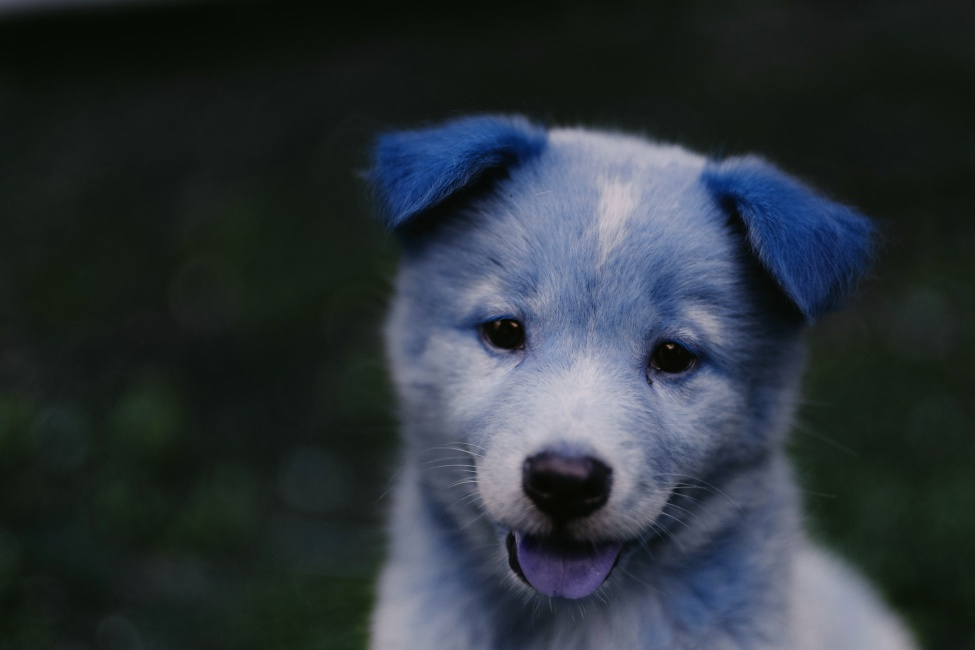
#> input picture 01-Image-Basics-with-OpenCV/my_new_picture.jpg, 975 x 650 px, given in place of image_2.png, which was not available
$ jupyter execute --allow-errors Segmentation_Shape_Recognition.ipynb   (text cells are left out)
#> lines starting #> are read from the running program, lines starting #| are printed output that depends on the picture; after the words box and inside, x2 and y2 are one past the last pixel; in counts of white or black regions, pixels touching at a corner belong together; pictures that were not available may be replaced by others from this repository, and a replacement may not be noted
[cell 1]
from pyimagesearch.shapedetector import ShapeDetector
import argparse
import imutils
import cv2
import os

[cell 2]
## construct the argument parse and parse the arguments
#ap = argparse.ArgumentParser()
#ap.add_argument("-i", "--image", required=True,
#	help="path to the input image")
#args = vars(ap.parse_args())

[cell 3]
main = os.getcwd()

[cell 4]
path1 = main+'/test_images/image_2.png'

[cell 5]
image = cv2.imread(path1)
#> image is the input picture: shape (650, 975, 3); mean B, G, R 57.5, 51.8, 43.8
resized = imutils.resize(image, width=300)
ratio = image.shape[0] / float(resized.shape[0])
#> ratio = 3.25
# convert the resized image to grayscale, blur it slightly,
# and threshold it
gray = cv2.cvtColor(resized, cv2.COLOR_BGR2GRAY)
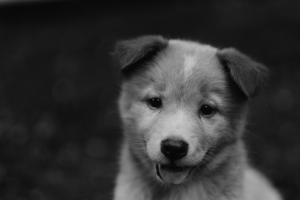
#> gray: shape (200, 300); min 6, max 202, mean 50.1
blurred = cv2.GaussianBlur(gray, (5, 5), 0)
thresh = cv2.threshold(blurred, 60, 255, cv2.THRESH_BINARY)[1]
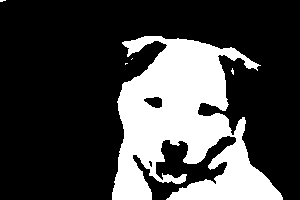
#> thresh: shape (200, 300); 26.2% white; 5 white regions (4 under 20 px)
# find contours in the thresholded image and initialize the
# shape detector
cnts = cv2.findContours(thresh.copy(), cv2.RETR_EXTERNAL,
	cv2.CHAIN_APPROX_SIMPLE)
#> cnts = 5 contours, 4 with area under 20; largest, box (x1, y1, x2, y2) and area: (112, 36, 283, 200) 15206
cnts = imutils.grab_contours(cnts)
#> (the rest of this cell did not finish here and is left out)

#> (a cell that did not finish here is left out)

[cell 7]
#cv2.imshow("Image", image)

[cell 8]
import matplotlib.pyplot as plt

[cell 9]
plt.imshow(image)

[cell 10]
image = cv2.imread(path1)

[cell 11]
plt.figure(figsize=(12,10))
plt.imshow(image)

[cell 12]
import numpy as np
import cv2
import matplotlib.pyplot as plt
from sklearn.cluster import KMeans

[cell 13]
image.shape
#> Out = (650, 975, 3)

[cell 14]
all_pixels = image.reshape((-1,3))

[cell 15]
print(all_pixels.shape)
#| (633750, 3)

[cell 16]
dominant_colors = 5

[cell 17]
km = KMeans(n_clusters = dominant_colors)
km.fit(all_pixels)

[cell 18]
centers = km.cluster_centers_

[cell 19]
centers = np.array(centers,dtype='uint8')

[cell 20]
i = 1
plt.figure(0,figsize = (8,2))
colors = []
for each_col in centers:
    plt.subplot(1,5,i)
    plt.axis(False)
    i += 1
    colors.append(each_col)
    print(each_col)
    a = np.zeros((100,100,3),dtype='uint8')
    a[:,:,:] = each_col
    plt.imshow(a)

plt.show
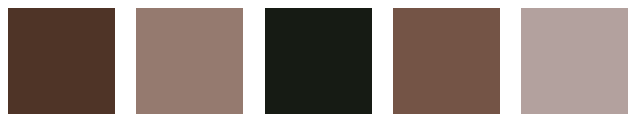
#> figure drawn by matplotlib, 5 panels

[cell 21]
new_img = np.zeros((image.shape[0]*image.shape[1],3),dtype='uint8')
print(new_img.shape)
#| (633750, 3)

[cell 22]
colors

[cell 23]
km.labels_

[cell 24]
np.unique(km.labels_)

[cell 25]
for ix in range(new_img.shape[0]):
    new_img[ix] = colors[km.labels_[ix]]
new_img = new_img.reshape((image.shape))
plt.imshow(new_img)
plt.show()
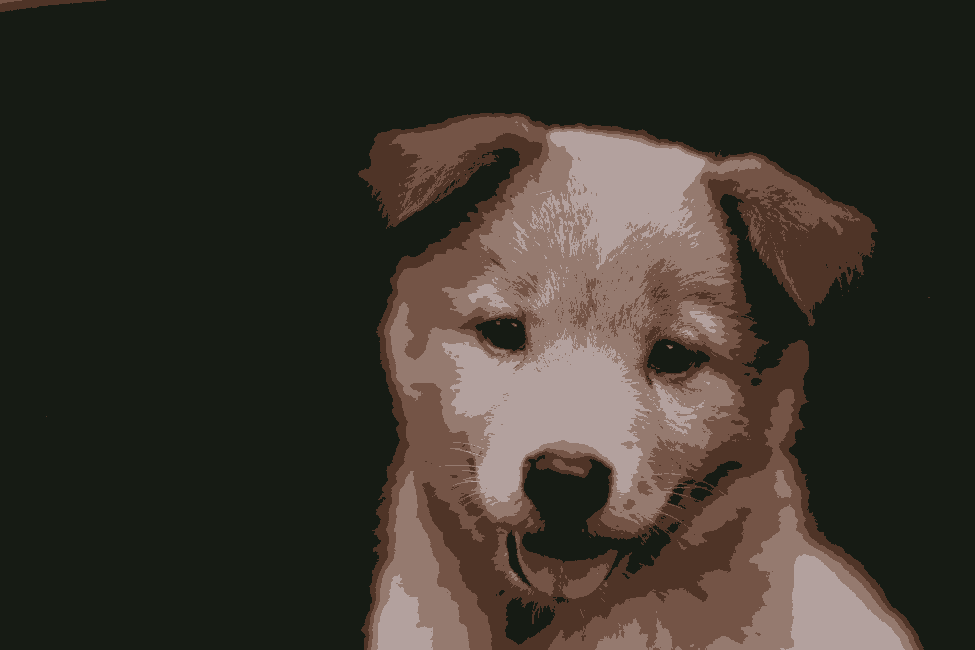
#> shown: shape (650, 975, 3); mean R, G, B 57, 51.5, 43.3

[cell 26]
from array import array

[cell 27]
centers = [np.array([252, 231, 231], dtype=np.uint8),
 np.array([128, 122, 122], dtype=np.uint8),
 np.array([160, 238, 180], dtype=np.uint8),
 np.array([160, 206, 238], dtype=np.uint8),
 np.array([243, 151,   9], dtype=np.uint8)]

[cell 28]
i = 1
plt.figure(0,figsize = (8,2))
colors = []
for each_col in centers:
    plt.subplot(1,5,i)
    plt.axis(False)
    i += 1
    colors.append(each_col)
    a = np.zeros((100,100,3),dtype='uint8')
    a[:,:,:] = each_col
    plt.imshow(a)

plt.show
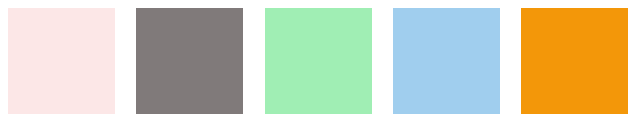
#> figure drawn by matplotlib, 5 panels

[cell 29]
for ix in range(new_img.shape[0]):
    new_img[ix] = colors[km.labels_[ix]]
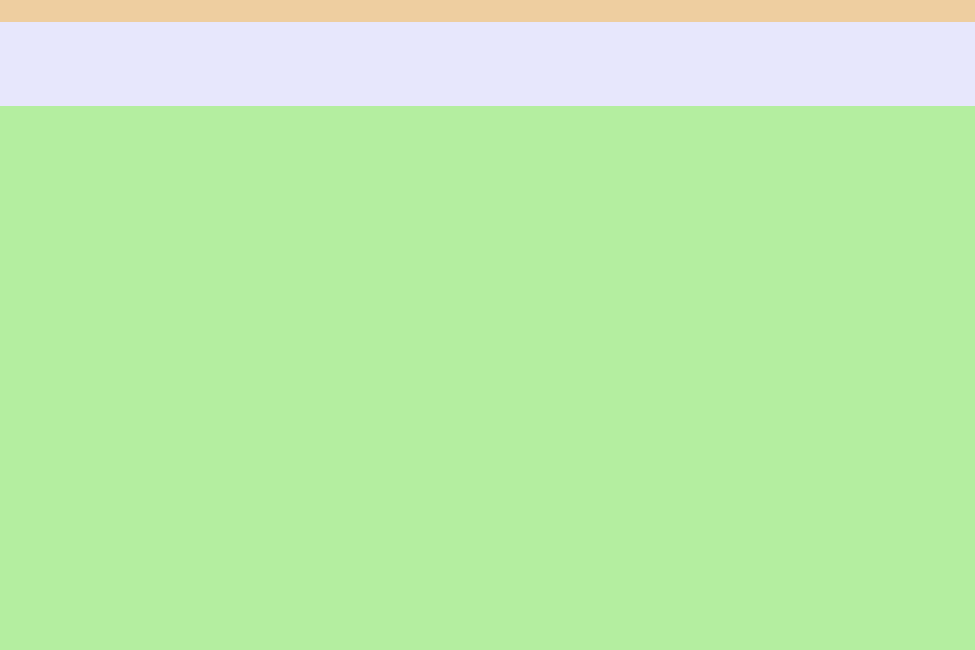
#> new_img: shape (650, 975, 3); mean of channels 0, 1, 2 171.9, 236, 188.6; drawn as B, G, R
new_img = new_img.reshape((image.shape))
plt.imshow(new_img)
plt.show()
